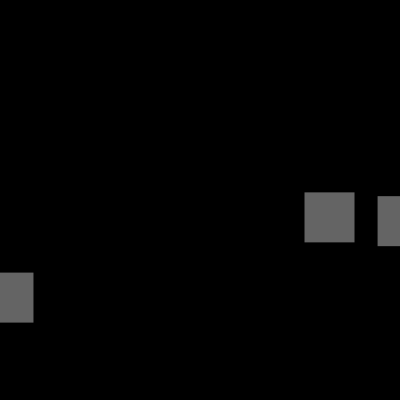
Frame 1 (no input)
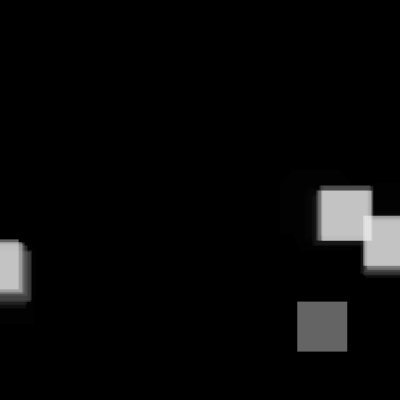
Frame 60 (the mouse pressed at the canvas centre just before this capture)
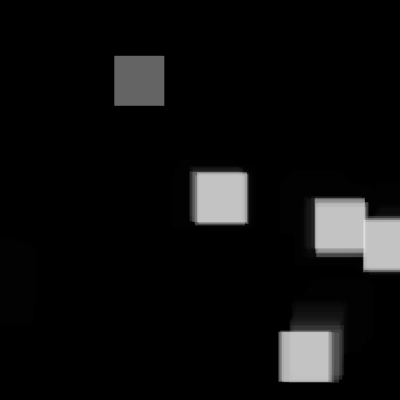
Frame 120 (the mouse held since frame 60 and released just before this capture)

The Processing sketch that drew these frames (run headless with seeded random() and noise(); from frame 60 on, the mouse is pressed at the canvas centre):

// Processing sketch: day_02_FloatList
// ── day_02_FloatList.pde
FloatList myPosXList;
FloatList myPosYList;

int maxElements = 10;

void setup() {
  size(400, 400);
  background(0);
  rectMode(CENTER);

  myPosXList = new FloatList();
  myPosYList = new FloatList();

  myPosXList.append(7.0);
  myPosXList.append(325.0);
  myPosXList.append(399.0);

  myPosYList.append(300.0);
  myPosYList.append(220.0);
  myPosYList.append(223.0);
  
  noStroke();
}

void draw() {
  //background(0);
  fill(0,50);
  rect(width/2, height/2, width, height);
  fill(255,100);

  automaticAddElements();
  updateListElements();
  displayListElements();
}

void automaticAddElements() {
  if (myPosXList.size() < maxElements) {
    if (frameCount%60 == 0) {
      float posX = random(0, width);
      float posY = random(0, height);
      addListElement(posX, posY);
    }
  }
}

void updateListElements() {
  for (int index = 0; index < myPosXList.size(); index++) {
    float posX = myPosXList.get(index);
    float posY = myPosYList.get(index);

    myPosXList.set(index, posX + random(-5, 5));
    myPosYList.set(index, posY + random(-5, 5));
  }
}

void displayListElements() {
  for (int index = 0; index < myPosXList.size(); index++) {
    float posX = myPosXList.get(index);
    float posY = myPosYList.get(index);
    rect(posX, posY, 50, 50);
  }
}

void mousePressed() {
  removeListElement(0);
  addListElement(mouseX, mouseY);
}

void addListElement(float posX, float posY) {
  myPosXList.append(posX);
  myPosYList.append(posY);
}

void removeListElement(int index) {
  myPosXList.remove(index);
  myPosYList.remove(index);
}
